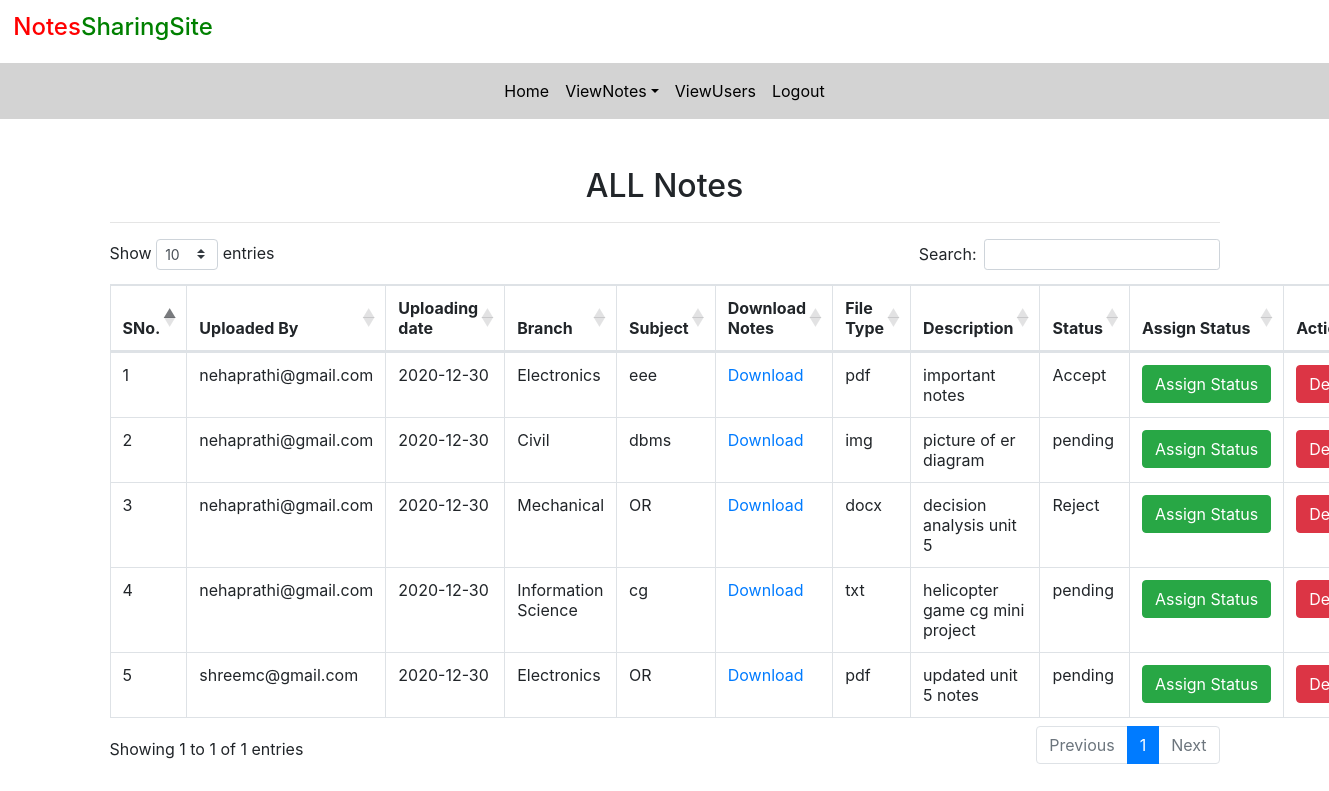
Before: /whole_notes (signed in) with the older database file.
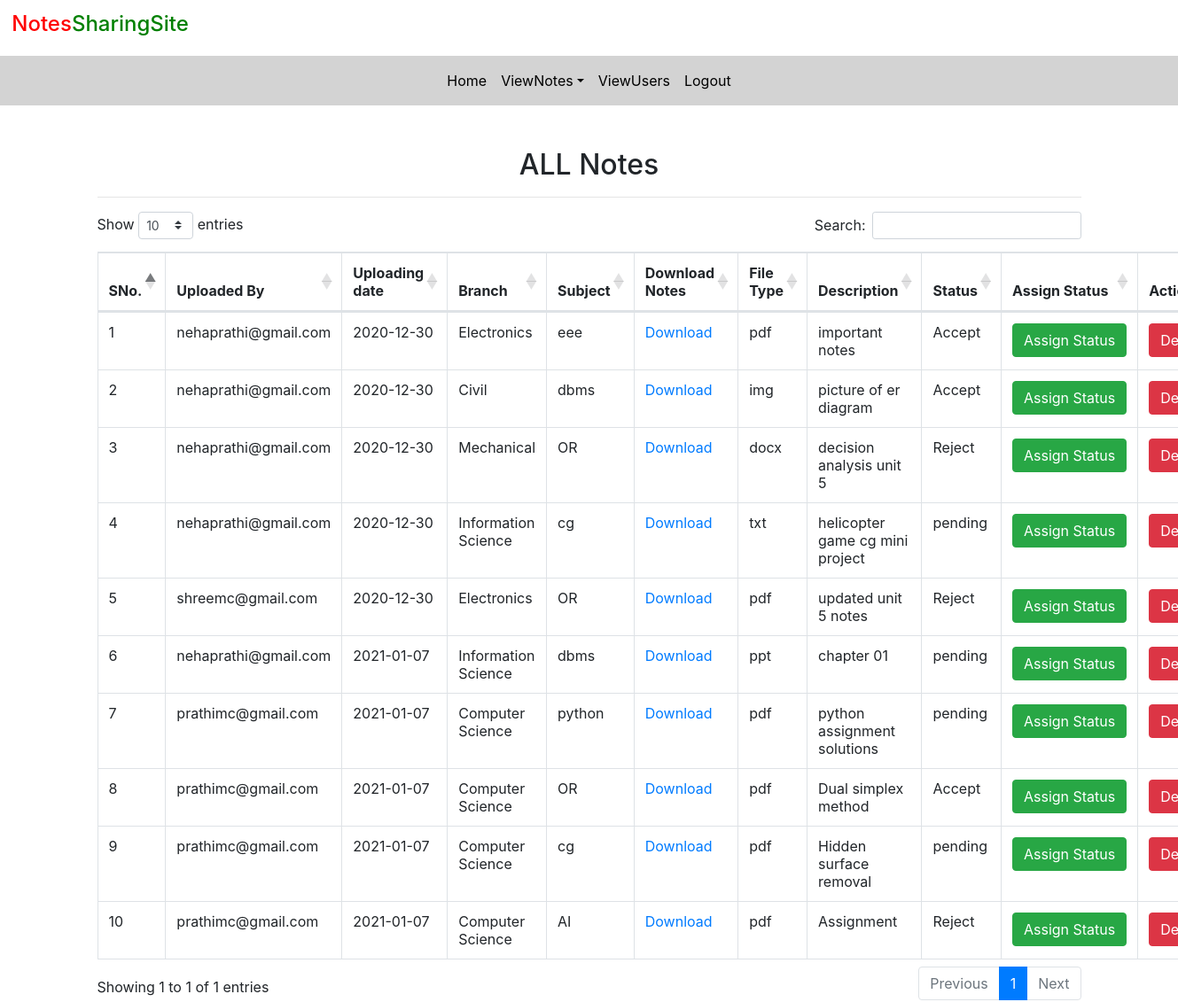
After: the same page with the newer database file.
### notes/models.py (models this page shows, shortened)
class Notes(models.Model):
	user=models.ForeignKey(User,on_delete=models.CASCADE)
	uploadingdate=models.CharField(max_length=30)
	branch=models.CharField(max_length=30)
	subject=models.CharField(max_length=30)
	notesfile=models.FileField(null=True)
	filetype=models.CharField(max_length=30)
	description=models.CharField(max_length=200,null=True)
	status=models.CharField(max_length=15)

### notes/views.py (the view)
# urls.py: path('whole_notes',whole_notes,name='whole_notes'),
def whole_notes(request):
	if not request.user.is_authenticated:
		return redirect('login_admin')
	notes = Notes.objects.all()
	d={'notes':notes}
	return render(request,'whole_notes.html',d)

### notes/templates/whole_notes.html (shortened to what this page needs)
{% extends 'admin_nav.html' %}
{% load static %}
{% block body %}
<link rel ="stylesheet" href="https://cdnjs.cloudflare.com/ajax/libs/twitter-bootstrap/4.5.2/css/bootstrap.css">
<link rel ="stylesheet" href="https://cdn.datatables.net/1.10.22/css/dataTables.bootstrap4.min.css">
<div class="container mt-5">
	<h2 class="text-center">ALL Notes</h2>
			<HR>
			<table class="table table-bordered" id="example">
				<thead>
					<tr>
						<th>SNo.</th>
						<th>Uploaded By</th>
						<th>Uploading date</th>
						<th>Branch</th>
						<th>Subject</th>
						<th>Download Notes</th>
						<th>File Type</th>
						<th>Description</th>
						<th>Status</th>
						<th>Assign Status</th>
						<th>Action</th>
					</tr>
				</thead>
					{% for i in notes %}
					<tbody>
					<tr>
						<td>{{forloop.counter}}</td>
						<td>{{i.user.username}}</td>
						<td>{{i.uploadingdate}}</td>
						<td>{{i.branch}}</td>
						<td>{{i.subject}}</td>
						<td><a href="{{i.notesfile.url}}" download>Download</a></td>
						<td>{{i.filetype}}</td>
						<td>{{i.description}}</td>
						<td>{{i.status}}</td>
						<td><a href="{% url 'assign_status' i.id %}" class="btn btn-success" >Assign&nbsp;Status</a></td>
						<td><a href="{% url 'delete_notes' i.id %}" class="btn btn-danger" onclick="return confirm('Do You want to delete?')">Delete</a></td>
					</tr>
					{% endfor %}
				</tbody>
			</table>
</div>
{% endblock %}

### notes/templates/admin_nav.html (shortened to what this page needs)
<html lang="en">
<head>
  {% load static %}
  <link rel="stylesheet" href="https://maxcdn.bootstrapcdn.com/bootstrap/4.3.1/css/bootstrap.min.css">
  <link rel="stylesheet" href="https://use.fontawesome.com/releases/v5.6.3/css/all.css">
  <link rel="stylesheet" href="{% static 'css/mystyle.css'%}">
</head>
<body>
  <h4 style="padding: 1%"><span style="color: red">Notes</span><span style="color: green">SharingSite</span></h4>
<nav class="navbar navbar-expand-sm justify-content-center" style="background-color: lightgrey">
  <ul class="navbar-nav">
    <li class="navbar-item">
      <a href="{% url 'admin_home' %}" class="nav-link">Home</a>
    </li>
    <li class="nav-item dropdown">
      <a href="#" class="nav-link dropdown-toggle" data-toggle="dropdown">ViewNotes</a>
    </li>
    <li class="navbar-item">
      <a href="{% url 'view_users' %}" class="nav-link">ViewUsers </a>
    </li>
    <li class="navbar-item">
      <a href="{% url 'logout' %}" class="nav-link">Logout</a>
    </li>
  </ul>
</nav>
</body>
</html>
{% block body %}
{% endblock %}

### notes/static/css/mystyle.css (style rules this page uses)
.nav-link { color: black; }

Changed rows visible on the page:
changed Notes "Civil": status "pending" → "Accept"
changed Notes "updated unit 5 notes": status "pending" → "Reject"
added Notes: user.username "nehaprathi@gmail.com", uploadingdate "2021-01-07", branch "Information Science", subject "dbms", filetype "ppt", description "chapter 01", status "pending"
added Notes: user.username "prathimc@gmail.com", uploadingdate "2021-01-07", branch "Computer Science", subject "python", filetype "pdf", description "python assignment solutions", status "pending"
added Notes: user.username "prathimc@gmail.com", uploadingdate "2021-01-07", branch "Computer Science", subject "OR", filetype "pdf", description "Dual simplex method", status "Accept"
added Notes: user.username "prathimc@gmail.com", uploadingdate "2021-01-07", branch "Computer Science", subject "cg", filetype "pdf", description "Hidden surface removal", status "pending"
added Notes: user.username "prathimc@gmail.com", uploadingdate "2021-01-07", branch "Computer Science", subject "AI", filetype "pdf", description "Assignment", status "Reject"
